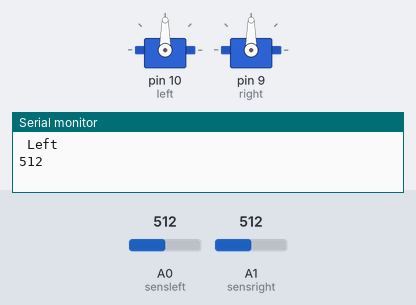
A sketch run on a simulated Arduino Uno, built with avr-gcc and run on an emulated ATmega328P. Parts: 2 × servo, the last lines printed to the serial monitor. The test bench sets the inputs (shaded band); at power-on: A0 (sensleft) = 512, A1 (sensright) = 512.

Above: at 0.1 s.
At 1.1 s:
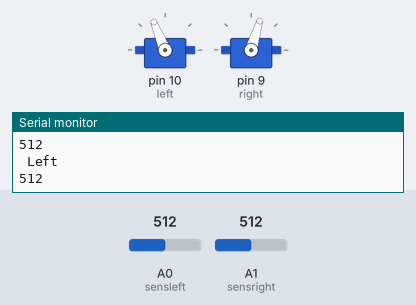
Timing chart, 0 to 2.6 s (numbered marks = the images above):
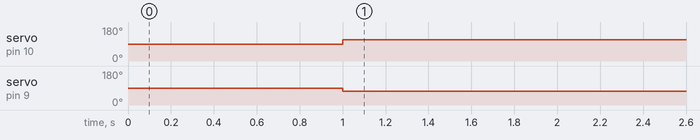

Measured:
- by itself, servo on pin 10 (left): 90° → 112° at 1.0 s
- by itself, servo on pin 9 (right): 90° → 73° at 1.0 s

The sketch:

User_Program5_1.ino
```cpp
/*Software 1073 Arduino BoeBots
User Program
Method stubs are pre-made. add your own code to complete the challenge!

Program Task: Have the robot drive forward until it sees a black line
Feel free to view the example program within the same folder if you need help!
*/
#include <Servo.h>

Servo left;
Servo right;
int forward = 1700;
int forwar = 1300;
int poop = 1500;
int sensright = 1;
int sensleft = 0;
int leftnum = 0;
int rightnum = 0;

void readsensor(){
  rightnum = analogRead(sensright);
  leftnum = analogRead(sensleft);
  Serial.println(" Left ");
  Serial.print(leftnum);
  delay(500);
  Serial.println("");
  Serial.println(" Right ");
  Serial.print(rightnum);
  Serial.println("");
  delay(500);
}

void godrivego(){
  left.writeMicroseconds(forward);
  right.writeMicroseconds(forwar);

}
void setup(){
  Serial.begin(9600);
  left.attach(10);
  right.attach(9);
}

void loop(){
  readsensor();
  godrivego();
  if(leftnum + rightnum >= 1900){
      left.writeMicroseconds(poop);
      right.writeMicroseconds(poop);
  }

}
```
